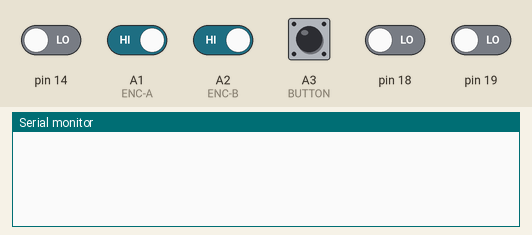
A sketch run on a simulated Arduino Uno, built with avr-gcc and run on an emulated ATmega328P. Parts: the last lines printed to the serial monitor. The test bench sets the inputs (shaded band); at power-on: A1 (ENC-A), A2 (ENC-B), A3 (BUTTON) HIGH, pin 14, pin 18, pin 19 LOW.

Above: at 1.2 s.
1.3 s: A3 (BUTTON) pulled LOW for 0.15 s
At 2.1 s:
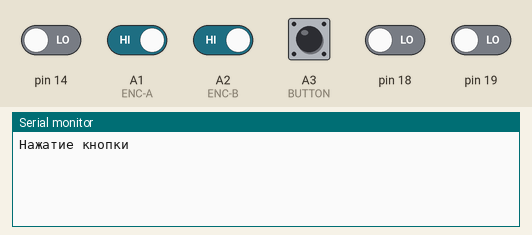
2.9 s: A3 (BUTTON) pulled LOW for 1 s
At 4.6 s:
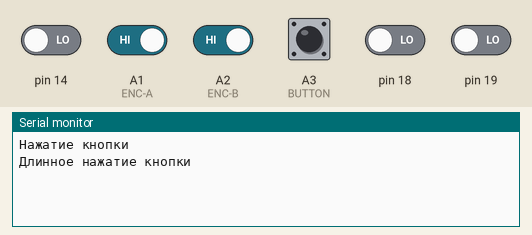
5.4 s: A1 (ENC-A) driven LOW and A2 (ENC-B) driven LOW
At 5.7 s:
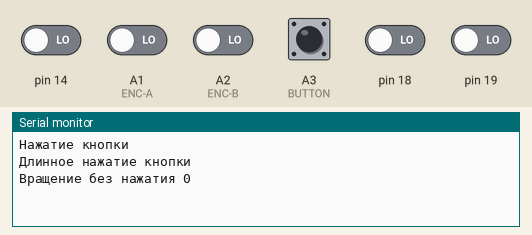
6.9 s: A3 (BUTTON) pulled LOW for 0.15 s
At 7.03 s:
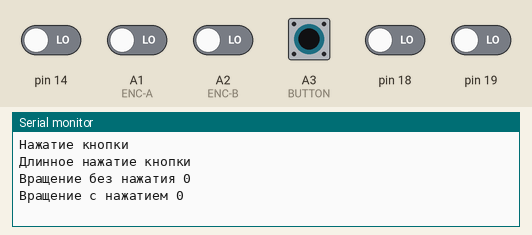

The sketch:

enc-test.ino
```cpp
/*
При публичном размещении кода ссылка на первоисточник обязательна.
*/

#define btn_long_push 1000   // Длительность долинного нажатия кнопки
volatile uint8_t lastcomb=7, enc_state, btn_push=0;
volatile int enc_rotation=0, btn_enc_rotate=0;
volatile boolean btn_press=0;
volatile uint32_t timer;
#define btn_new 500
#define btn_add 500
#define hotfix2

//********************************
void setup()
{
  pinMode(A1,INPUT_PULLUP); // ENC-A
  pinMode(A2,INPUT_PULLUP); // ENC-B
  pinMode(A3,INPUT_PULLUP); // BUTTON

  PCICR =  0b00000010; // PCICR |= (1<<PCIE1); Включить прерывание PCINT1
  PCMSK1 = 0b10001101; // Разрешить прерывание для  A1, A2, A3

  Serial.begin(115200);
}

//****************************************
void loop()
{
  switch (enc_state)
    {
  case 1:   {
            Serial.print("Вращение без нажатия ");
            Serial.println(enc_rotation);
            }
   break;

  case 2:  {
            Serial.print("Вращение с нажатием ");
            Serial.println(btn_enc_rotate);
           }
    break;

  case 3: Serial.println("Нажатие кнопки ");
  break;

  case 4: Serial.println("Длинное нажатие кнопки ");
  break;
    }
  enc_state=0; //обнуляем статус энкодера
}

//****************************************
ISR (PCINT1_vect) //Обработчик прерывания от пинов A1, A2, A3
{
  uint8_t comb = bitRead(PINC, 3) << 2 | bitRead( PINC, 2)<<1 | bitRead(PINC, 1); //считываем состояние пинов энкодера и кнопки

 if (comb == 3 && lastcomb == 7) btn_press=1; //Если было нажатие кнопки, то меняем статус

 if (comb == 4)                         //Если было промежуточное положение энкодера, то проверяем его предыдущее состояние
 {
    if (lastcomb == 5) --enc_rotation; //вращение по часовой стрелке
    if (lastcomb == 6) ++enc_rotation; //вращение против часовой
    enc_state=1;                       // был поворот энкодера
    btn_enc_rotate=0;                  //обнулить показания вращения с нажатием
  }

   if (comb == 0)                      //Если было промежуточное положение энкодера и нажатие, то проверяем его предыдущее состояние
   {
    if (lastcomb == 1) --btn_enc_rotate; //вращение по часовой стрелке
    if (lastcomb == 2) ++btn_enc_rotate; //вращение против частовой
    enc_state=2;                        // был поворот энкодера с нажатием
    enc_rotation=0;                     //обнулить показания вращения без нажатия
    btn_press=0;                         //обнулить показания кнопки
   }

   if (comb == 7 && lastcomb == 3 && btn_press) //Если было отпускание кнопки, то проверяем ее предыдущее состояние
   {
    if (millis() - timer > btn_long_push)         // проверяем сколько прошло миллисекунд
    {
      enc_state=4;                              // было длинное нажатие
    } else {
             enc_state=3;                    // было нажатие
            }
      btn_press=0;                           //обнулить статус кнопки
    }

  timer = millis();                       //сброс таймера
  lastcomb = comb;                        //сохраняем текущее состояние энкодера
}
```

Measured:
- after the input at 1.3 s, the serial monitor: prints a new line after 0.15 s (image 1)
- after the input at 2.9 s, the serial monitor: prints a new line after 1.0 s (image 2)
- after the input at 5.4 s, the serial monitor: prints a new line at once (image 3)
- after the input at 6.9 s, the serial monitor: prints a new line at once (image 4)
